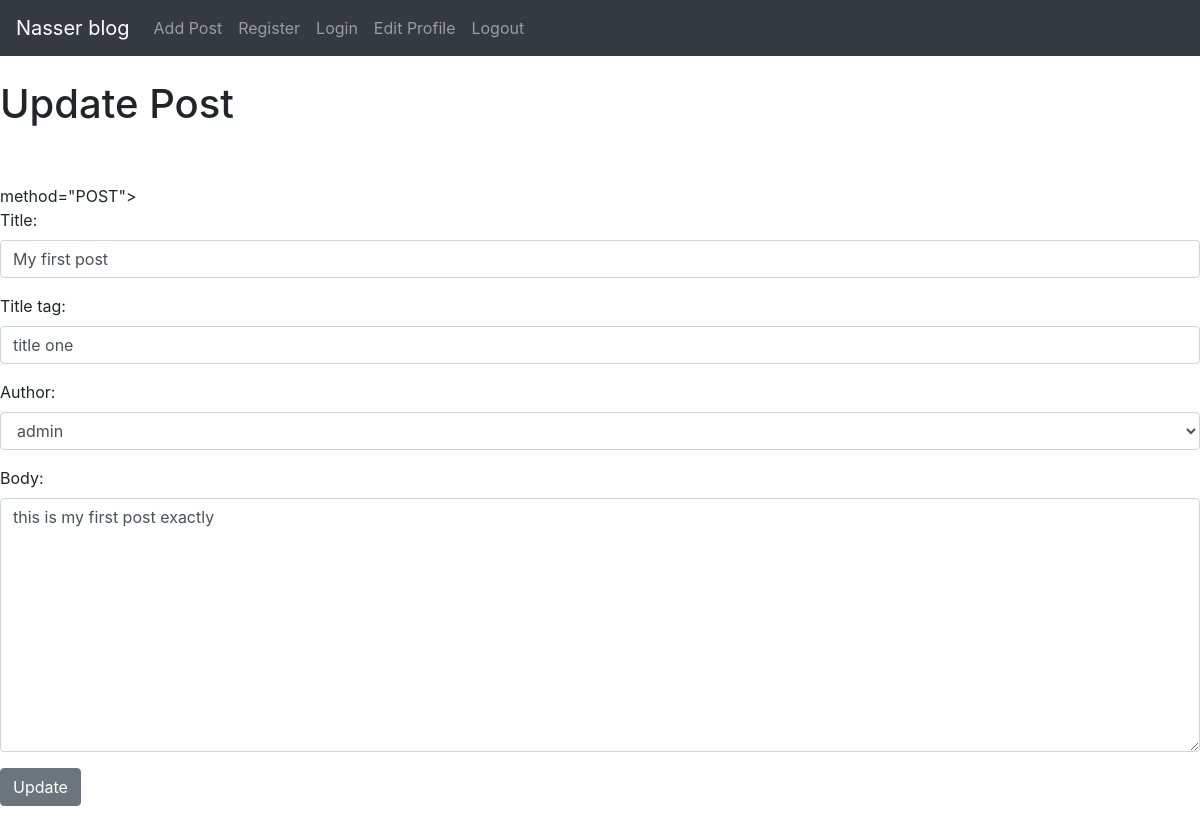
Page /article/edit/edit/1 on the committed database.
### theblog/models.py (models this page shows, shortened)
class Post(models.Model):
    title = models.CharField(max_length=255)
    title_tag = models.CharField(max_length=255, default="Nasser blog")
    author = models.ForeignKey(User,on_delete=models.CASCADE)
    body = RichTextField(blank=True, null=True)

### theblog/views.py (the view)
# urls.py: path('article/edit/edit/<int:pk>', UpdatePostView.as_view(), name='update_post'),
class UpdatePostView(UpdateView):
    model = Post
    form_class = PostForm
    template_name = 'update_post.html'

### theblog/forms.py
class PostForm(forms.ModelForm):
    class Meta:
        model = Post
        fields = ('title', 'title_tag', 'author', 'body')
        widgets = {
            'title':forms.TextInput(attrs={'class':'form-control'}),
            'title_tag':forms.TextInput(attrs={'class':'form-control'}),
            'author':forms.Select(attrs={'class':'form-control'}),
            'body':forms.Textarea(attrs={'class':'form-control'}),
        }

### theblog/templates/update_post.html (shortened to what this page needs)
{% extends 'base.html' %}
{% block content %}
<h1>Update Post</h1>
<br/><br/>
<div class="form-group">
    <form>method="POST">
        {{ form.as_p }}
        <button class="btn btn-secondary">Update</button>
</div>
{% endblock %}

### rows in the picture
Post: title "My first post", title_tag "title one", author "admin", body "this is my first post exactly"
